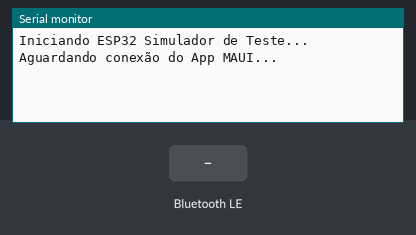
The sketch below on a simulated ESP32. Parts: the last lines printed to the serial monitor. The inputs (shaded band) are chosen by the test bench. Nothing arrives over Bluetooth unless stated; a phone connects over Bluetooth LE 3 s after start.

Above: at 1.2 s.
1.3 s: Bluetooth LE write "set_config" received
At 2.4 s:
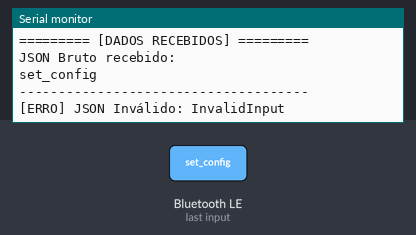
2.8 s: Bluetooth LE write "1" received
At 2.96 s:
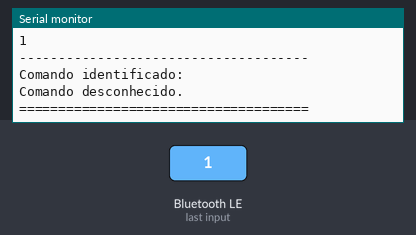

The sketch:

FIRMWARE_ESP32.ino
```cpp
#include <BLEDevice.h>
#include <BLEServer.h>
#include <BLEUtils.h>
#include <BLE2902.h>
#include <ArduinoJson.h>

#define SERVICE_UUID        "4fafc201-1fb5-459e-8fcc-c5c9c331914b"
#define CHARACTERISTIC_UUID "1c95d5e3-d8f7-413a-bf3d-7a2e5d7be87e"

BLEServer* pServer = NULL;
BLECharacteristic* pCharacteristic = NULL;
bool deviceConnected = false;
bool oldDeviceConnected = false;

// Callback para saber quando conectou/desconectou
class MyServerCallbacks: public BLEServerCallbacks {
    void onConnect(BLEServer* pServer) {
      deviceConnected = true;
      Serial.println("[BLE] App Conectado!");
    };

    void onDisconnect(BLEServer* pServer) {
      deviceConnected = false;
      Serial.println("[BLE] App Desconectado.");
    }
};

// Callback para receber dados (Quando você clica em "Salvar" no App)
class MyCallbacks: public BLECharacteristicCallbacks {
    void onWrite(BLECharacteristic *pCharacteristic) {
      String rxValue = pCharacteristic->getValue().c_str(); // Converte para String do Arduino

      if (rxValue.length() > 0) {
        Serial.println("\n========= [DADOS RECEBIDOS] =========");
        Serial.println("JSON Bruto recebido:");
        Serial.println(rxValue);
        Serial.println("-------------------------------------");

        // Tenta interpretar o JSON para provar que a lógica do App está certa
        JsonDocument doc;
        DeserializationError error = deserializeJson(doc, rxValue);

        if (error) {
          Serial.print("[ERRO] JSON Inválido: ");
          Serial.println(error.c_str());
          return;
        }

        // 1. Verifica o Envelope (Comando)
        const char* comando = doc["comando"];
        Serial.print("Comando identificado: ");
        Serial.println(comando);

        if (strcmp(comando, "set_config") == 0) {
           Serial.println(">> Ação: Configurar Dispositivo...");

           // 2. Acessa o Payload (Onde estão os dados reais)
           JsonObject payload = doc["payload"];

           if (!payload.isNull()) {
              // Extrai os dados para validar se a tela do App funcionou
              int volume = payload["Volume"];
              int duracao = payload["Intervalo"];
              int tipoDuracao = payload["TipoIntervalo"];
              int frequencia = payload["Frequencia"];       // <--- O CAMPO NOVO
              int tipoFrequencia = payload["TipoFrequencia"]; // <--- O CAMPO NOVO
              int tipoConfig = payload["TipoConfig"];

              Serial.println("--- DADOS EXTRAÍDOS ---");
              Serial.print("Modo (1=Basico, 2=Avancado): "); Serial.println(tipoConfig);
              Serial.print("Volume: "); Serial.println(volume);
              Serial.print("Duração Total: "); Serial.print(duracao); Serial.print(" (Tipo: "); Serial.print(tipoDuracao); Serial.println(")");
              Serial.print("Frequência (Gatilho): "); Serial.print(frequencia); Serial.print(" (Tipo: "); Serial.print(tipoFrequencia); Serial.println(")");

              if (frequencia > 0) {
                 Serial.println("✅ SUCESSO: O campo 'Frequencia' chegou corretamente!");
              } else {
                 Serial.println("❌ ALERTA: O campo 'Frequencia' veio vazio ou zero!");
              }

           } else {
             Serial.println("❌ ERRO: Payload vazio!");
           }
        } else {
          Serial.println("Comando desconhecido.");
        }
        Serial.println("=====================================\n");
      }
    }
};

void setup() {
  Serial.begin(115200);
  Serial.println("Iniciando ESP32 Simulador de Teste...");

  // 1. Cria o dispositivo BLE
  BLEDevice::init("LubriSense-Teste"); // Nome que vai aparecer no App

  // 2. Cria o Servidor
  pServer = BLEDevice::createServer();
  pServer->setCallbacks(new MyServerCallbacks());

  // 3. Cria o Serviço
  BLEService *pService = pServer->createService(SERVICE_UUID);

  // 4. Cria a Característica
  pCharacteristic = pService->createCharacteristic(
                      CHARACTERISTIC_UUID,
                      BLECharacteristic::PROPERTY_READ   |
                      BLECharacteristic::PROPERTY_WRITE  |
                      BLECharacteristic::PROPERTY_NOTIFY
                    );

  pCharacteristic->setCallbacks(new MyCallbacks());

  // Adiciona um descritor (necessário para notificações em alguns celulares)
  pCharacteristic->addDescriptor(new BLE2902());

  // 5. Inicia o serviço
  pService->start();

  // 6. Começa a anunciar (aparecer no radar)
  BLEAdvertising *pAdvertising = BLEDevice::getAdvertising();
  pAdvertising->addServiceUUID(SERVICE_UUID);
  pAdvertising->setScanResponse(false);
  pAdvertising->setMinPreferred(0x0);  // set value to 0x00 to not advertise this parameter
  BLEDevice::startAdvertising();
  Serial.println("Aguardando conexão do App MAUI...");
}

void loop() {
  // Lógica simples para reiniciar o anúncio se desconectar
  if (!deviceConnected && oldDeviceConnected) {
      delay(500); // dá um tempo para a pilha bluetooth se organizar
      pServer->startAdvertising(); // Reinicia o anúncio
      Serial.println("Reiniciando anúncio (Advertising)...");
      oldDeviceConnected = deviceConnected;
  }
  // Lógica para atualizar status de conexão
  if (deviceConnected && !oldDeviceConnected) {
      oldDeviceConnected = deviceConnected;
  }
}
```

Measured:
- after the input at 1.3 s, the serial monitor: prints a new line at once (image 1)
- after the input at 2.8 s, the serial monitor: prints a new line at once (image 2)
